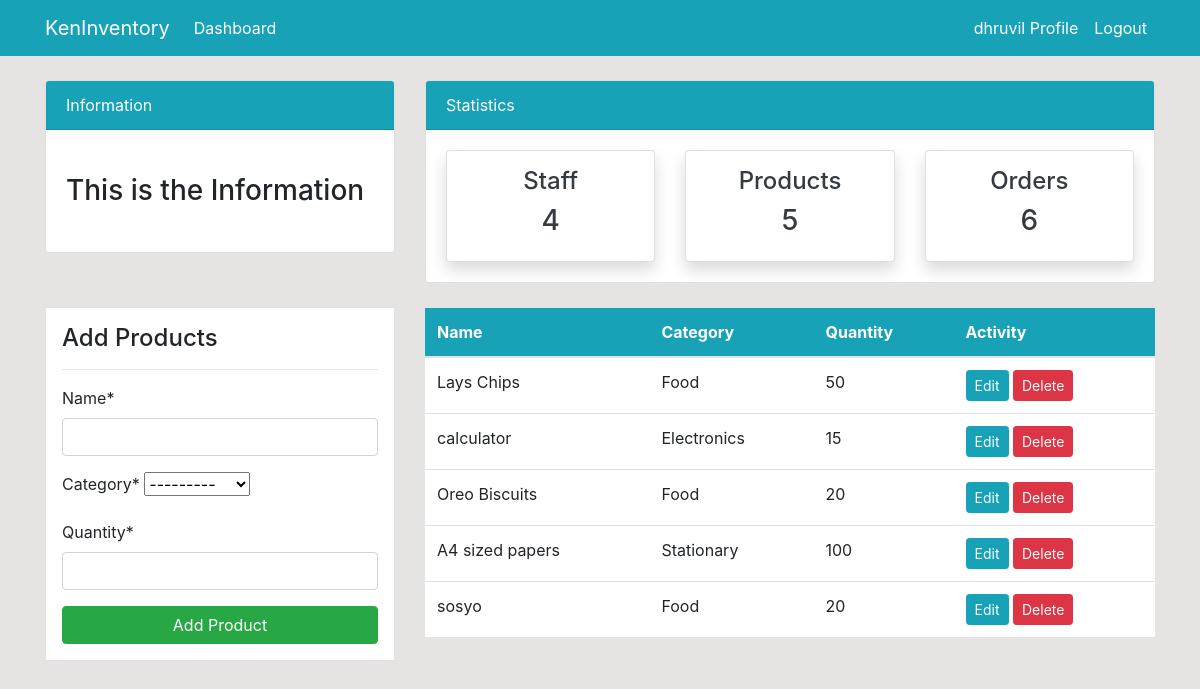
The app's page /product/ (signed in) with its own data.
### dashboard/models.py (models this page shows, shortened)
class Product(models.Model):
    name = models.CharField(max_length=100 , null = True)
    category = models.CharField(max_length=20 , choices= CATEGORY , null = True)
    quantity = models.PositiveBigIntegerField(null = True)
    class Meta:
        verbose_name_plural = 'Product'

### dashboard/views.py (the view)
# urls.py: path('product/', views.product, name='dashboard-product'),
@login_required(login_url='user-login')
def product(request):
    items = Product.objects.all()
    products_count = items.count()
    workers_count = User.objects.all().count()
    orders_count = Order.objects.all().count()
    if request.method == 'POST':
        form = ProductForm(request.POST)
        if form.is_valid():
            form.save()
            product_name = form.cleaned_data.get('name')
            messages.success(request , f'{product_name} has been added')
            return redirect('dashboard-product')
    else:
        form = ProductForm()
    context = {
        'items':items,
        'form': form,
        'workers_count':workers_count,
        'orders_count': orders_count,
        'products_count': products_count
    }
    return render(request, 'dashboard/product.html' , context)

### dashboard/forms.py
class ProductForm(forms.ModelForm):
    class Meta:
        model = Product
        fields = ['name','category','quantity']

### templates/dashboard/product.html (shortened to what this page needs)
{% extends 'partials/base.html' %}
{% load crispy_forms_tags %}
{% block content %}
{% include 'partials/topnav.html' %}
 <div class="container">
    <div class="row my-4">
        <div class="col-md-4">
            <div class="border bg-white p-3">
                <h4>Add Products</h4>
                <hr>
                <form method="POST">
                    {{form|crispy}}
                    <input class="btn btn-success btn-block" type="submit" value="Add Product">
                </form>
            </div>
        </div>
        <div class="col-md-8">
            <table class="table bg-white">
                <thead class="bg-info">
                    <tr class="text-white">
                        <th scope="col">Name</th>
                        <th scope="col">Category</th>
                        <th scope="col">Quantity</th>
                        <th scope="col">Activity</th>
                    </tr>
                </thead>
                <tbody>
                    {% for item in items%}
                    <tr>
                        <td>{{item.name}}</td>
                        <td>{{item.category}}</td>
                        <td>{{item.quantity}}</td>
                        <td>
                            <a class="btn btn-info btn-sm" href="{% url 'dashboard-product-update' item.id %}">Edit</a>
                            <a class="btn btn-danger btn-sm" href="{% url 'dashboard-product-delete' item.id %}">Delete</a>
                        </td>
                    </tr>
                     {% endfor %}
                </tbody>
            </table>
        </div>
    </div>
</div>
{% endblock %}

### templates/partials/nav.html (shortened to what this page needs)
<nav class="navbar navbar-expand-lg navbar-info bg-info">
    <div class="container">
        {% if user.is_authenticated %}
        <a class="navbar-brand text-white" href="index.html">KenInventory</a>
        <div class="collapse navbar-collapse" id="navbarSupportedContent">
            <ul class="navbar-nav mr-auto">
                <li class="nav-item active">
                    <a class="nav-link text-white" href="{% url 'dashboard-index'%}">Dashboard </a>
                </li>
            </ul>
            <ul class="navbar-nav ml-auto">
                <li class="nav-item active">
                    <a class="nav-link text-white" href="{% url 'user-profile'%}"> {{ user.username }} Profile </a>
                </li>
                <li class="nav-item">
                    <a class="nav-link text-white" href="{%  url 'user-logout' %}">Logout</a>
                </li>
            {% endif %}
        </div>
    </div>
</nav>

### static/style.css (style rules this page uses)
body { background: rgb(230, 227, 227); }

### records on screen
Product: name "Lays Chips", category "Food", quantity "50"
Product: name "calculator", category "Electronics", quantity "15"
Product: name "Oreo Biscuits", category "Food", quantity "20"
Product: name "A4 sized papers", category "Stationary", quantity "100"
Product: name "sosyo", category "Food", quantity "20"

### other values on screen
{{ user.username }} "dhruvil"
{{ workers_count }} "4"
{{ products_count }} "5"
{{ orders_count }} "6"
